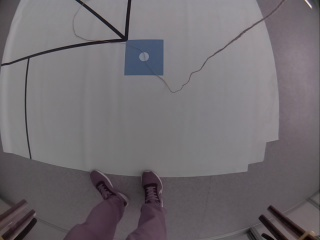
//> input picture b3.jpeg, 320 x 240 px, given in place of the camera
$ ./test   (built with g++ and OpenCV 4)
//> lines starting //> are read from the running program, lines starting //| are printed output that depends on the picture; after the words box and inside, x2 and y2 are one past the last pixel; in counts of white or black regions, pixels touching at a corner belong together
//> further down, frame is the input picture: 240 rows x 320 cols, CV_8UC3; mean B, G, R 111.8, 107.5, 112.2
### search_sq.h
#include "opencv2/opencv.hpp"
#include <iostream>
#include <string>

using namespace cv;
using namespace std;

Scalar RED_COLOR_HSV[] = {Scalar(0, 106, 90), Scalar(255, 255, 255)};
Scalar GREEN_COLOR_HSV[] = {Scalar(32, 48, 69), Scalar(76, 164, 239)};


bool search_sq(Mat frame, Scalar* color, bool &prev_e,  int &prev_s, int &prev_x, int &prev_y, Mat &res){
    Mat hsv, thresh;
    cvtColor(frame, hsv, cv::COLOR_RGB2HSV);
//> hsv: 240 rows x 320 cols, CV_8UC3; mean H, S, V 132.8, 17.3, 113.6
    inRange(hsv,color[0], color[1],thresh);
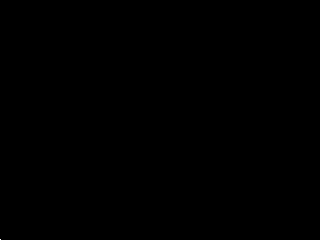
//> thresh: 240 rows x 320 cols, CV_8UC1; 0% white in thin lines or dots, all inside (x1, y1, x2, y2) = (0, 239, 1, 240)
    medianBlur ( thresh, thresh, 5 );
//> thresh: 240 rows x 320 cols, CV_8UC1; 1 pixels changed, all inside (x1, y1, x2, y2) = (0, 239, 1, 240)
    vector<vector<Point> > contours;
    vector<Vec4i> hierarchy;

    findContours( thresh, contours, hierarchy, RETR_TREE, CHAIN_APPROX_SIMPLE, Point(0, 0) );
//> contours = 0 contours
    int x = 0;
    int y = 0;
    for( size_t i = 0; i< contours.size(); i++ )
    {
        if (contourArea(contours[i]) > 200){
            RotatedRect rect = minAreaRect( contours[i] );
            //Scalar draw_color = Scalar( 0, 255, 0);
            Point2f rect_points[4];
            rect.points( rect_points );

            //boxPoints(rect, points);
            int w = rect.size.width;
            int h = rect.size.height;
            x = rect.center.x;
            y = rect.center.y;
            if ((w / h) < 1.8){
                cout << "x:" << x << " y:" << y << endl;
                for( int j = 0; j < 4; j++ )
                    line( res, rect_points[j], rect_points[(j+1)%4], Scalar( 0, 255, 0), 2, 8 );

                drawContours( res, contours, (int)i, Scalar( 0, 0, 110), 2, 8, hierarchy, 0, Point() );
            }
        }
    }
//> this loop made 0 passes
    prev_s = 80;
    prev_x = x;
//> prev_x = 0
    prev_y = y;
//> prev_y = 0
    return true;
}

### test.cpp
#include "opencv2/opencv.hpp"
#include "search_sq.h"
using namespace cv;

bool prev_e;
int prev_s;
int prev_x;
int prev_y;

int main(int, char**)
{
    VideoCapture cap(0); // open the default camera
    if(!cap.isOpened())  // check if we succeeded
        return -1;

    Mat frame, res;
    namedWindow("frame",1);
    namedWindow("res",1);
    cout << "Hello world" << endl;
    for(;;)
    {

        //Mat res;
        cap >> frame; // get a new frame from camera
        res = frame;
        /*cvtColor(frame, edges, COLOR_BGR2GRAY);
        GaussianBlur(edges, edges, Size(7,7), 1.5, 1.5);
        Canny(edges, edges, 0, 30, 3);
        */
        imshow("frame", frame);

        bool q = search_sq(frame, RED_COLOR_HSV, prev_e,  prev_s, prev_x, prev_y, res);
//> RED_COLOR_HSV = 2 Scalars: [0, 106, 90, 0], [255, 255, 255, 0]; q = true
        imshow("res", res);
        //cout << prev_s << endl;
        if(waitKey(2) == 1) break;
//> the Esc key is pressed
    }
    // the camera will be deinitialized automatically in VideoCapture destructor
    return 0;
}
